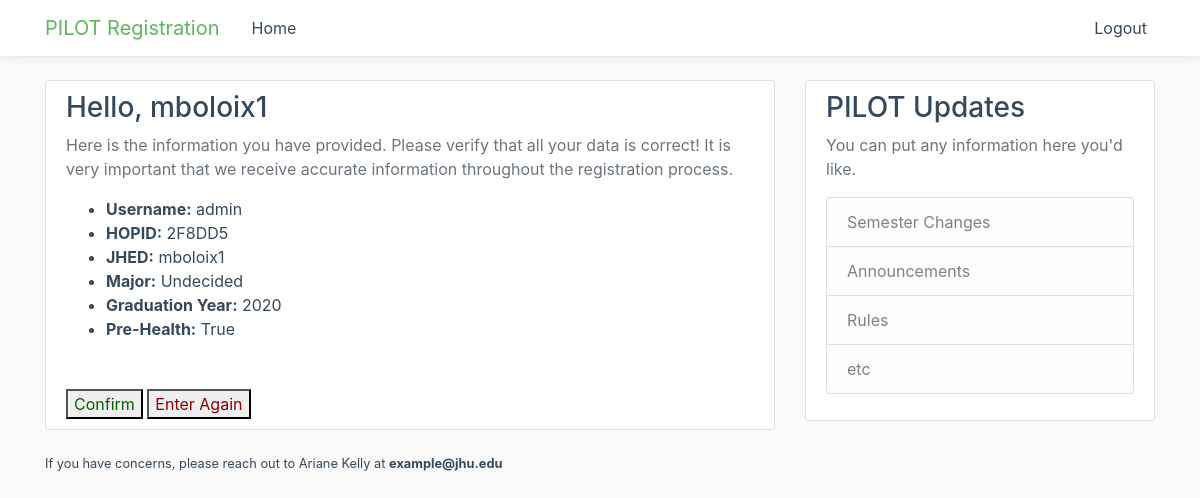
/17/results/ (signed in), run on an earlier commit of the app's database.
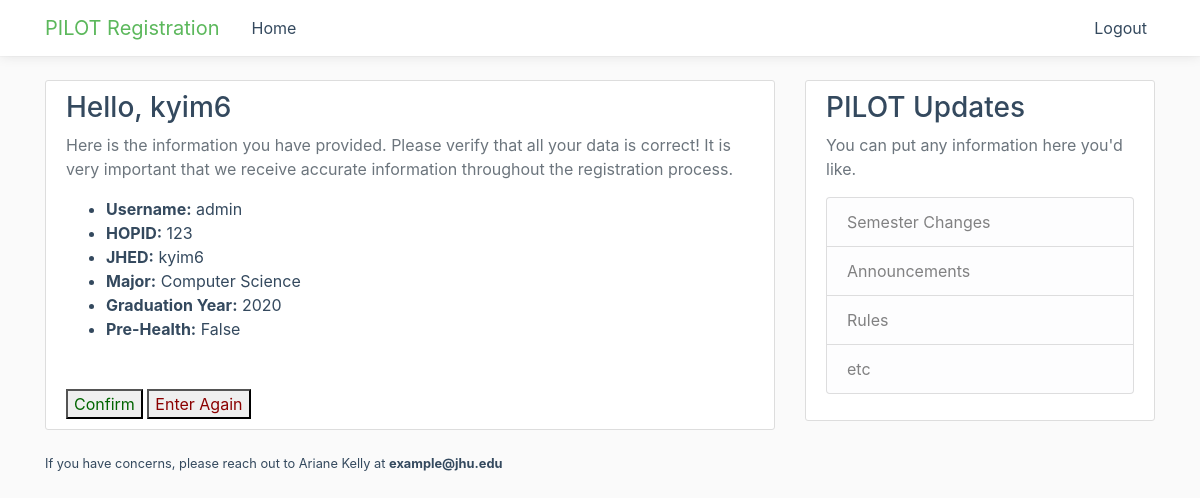
And on a later commit of the database.
### one/models.py (models this page shows, shortened)
class StudentUser(models.Model):
	user = models.OneToOneField(User, on_delete=models.CASCADE)
	hopid = models.CharField(max_length=200)
	jhed = models.CharField(max_length=200)
	major = models.CharField(max_length=100)
	grad_year = models.CharField(max_length=4)
	pre_health = models.BooleanField(default=False)

### one/views.py (the view)
# urls.py: path('<int:pk>/results/', views.get_results, name='results'),
@login_required
def get_results(request, pk):
	student = StudentUser.objects.filter(id=pk).first()
	if request.method == 'POST':
			return redirect('one:detail', pk=student.id)
	else:
		context = {
			'title': 'Your Information | PILOT Registration',
			'student': student
		}
		return render(request, 'one/results.html/', context=context)

### one/templates/one/results.html
{% extends "one/base.html" %}
{% block content %}
<div class="content-section">
	<h3>Hello, {{ student.jhed }}</h3>
	<p class="text-muted">Here is the information you have provided. Please verify that all your data is correct! It is very important that we receive accurate information throughout the registration process.</p>
	<ul>
		<li><b>Username:</b> {{user.username}}</li>
		<li><b>HOPID:</b> {{student.hopid}}</li>
		<li><b>JHED:</b> {{student.jhed}}</li>
		<li><b>Major:</b> {{student.major}}</li>
		<li><b>Graduation Year:</b> {{student.grad_year}}</li>
		<li><b>Pre-Health:</b> {{student.pre_health}}</li>
	</ul><br><br>
		<button>
		<a style="text-decoration: none; color: darkgreen;" href="{% url 'one:detail' student.id %}">Confirm</a>
	</button>
		<button>
			<a style="text-decoration: none; color: darkred;" href="{% url 'one:data' %}">Enter Again</a>
		</button>
</div>
{% endblock content %}

What changed in the data, as far as the page shows it:
changed StudentUser: jhed "mboloix1" → "kyim6"; hopid "2F8DD5" → "123"; major "Undecided" → "Computer Science"; pre_health "True" → "False"
